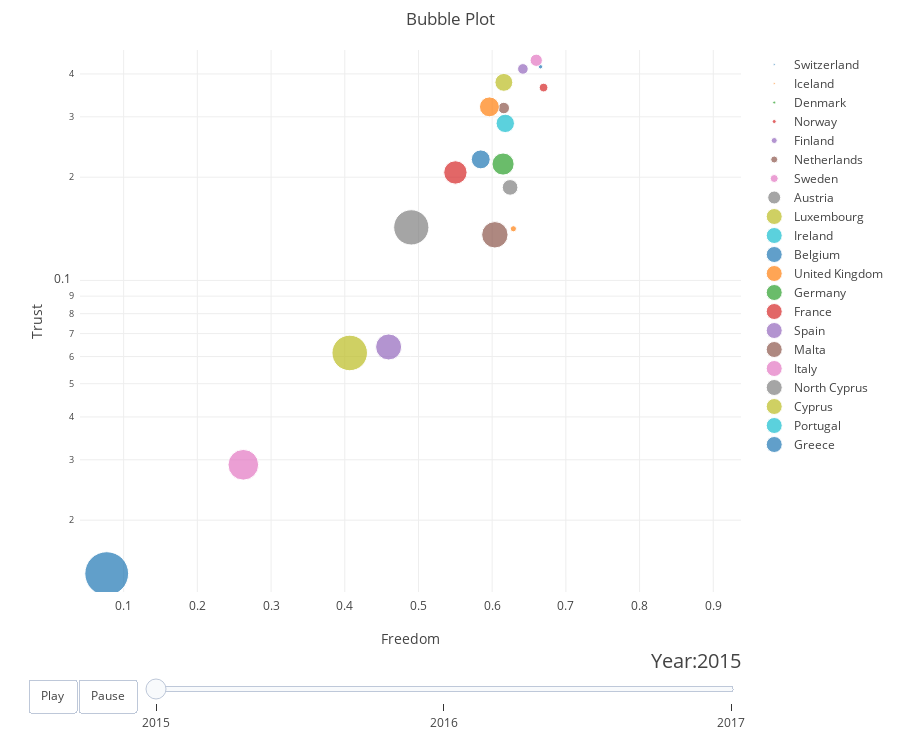

The cell this chart's notebook holds for it:
### Markdown cell above
## Bubble Plot 

A bubble plot can show three variables rather than the tyical 2 of a scatterplot and how these variables correlate with one another. One of the variable I'll be using is the happiness rank, so that we can see how the rank - as measured by the size of the bubble - correlates with the economy and life expectancy.

### Code cell
from bubbly.bubbly import bubbleplot 


figure = bubbleplot(dataset=data_c[data_c['Region']=='Western Europe'], x_column='Freedom', y_column='Trust (Government Corruption)', 
    bubble_column='Country', time_column='Year', size_column='Happiness Rank', color_column='Country', 
    x_title="Freedom", y_title="Trust", title='Bubble Plot',
    x_logscale=False, y_logscale=True, scale_bubble=0.3, height=750)

iplot(figure)

### Figure 1 — Plotly figure (JSON) as saved in the notebook; plotly's stock layout.template omitted (floating-point values rounded to 4 significant figures)
{"data": [{"marker": {"size": [1], "sizemode": "area", "sizeref": 0.1062}, "mode": "markers", "name": "Switzerland", "text": ["Switzerland"], "type": "scatter", "uid": "3a6b222e-78ae-4937-8fff-ef8fba6e7ba6", "x": [0.6656], "y": [0.4198]}, {"marker": {"size": [2], "sizemode": "area", "sizeref": 0.1062}, "mode": "markers", "name": "Iceland", "text": ["Iceland"], "type": "scatter", "uid": "9fbfb4cb-3f2b-49bb-ae5e-5ebcea885be8", "x": [0.6288], "y": [0.1414]}, {"marker": {"size": [3], "sizemode": "area", "sizeref": 0.1062}, "mode": "markers", "name": "Denmark", "text": ["Denmark"], "type": "scatter", "uid": "5a35180e-2587-41fa-8f0d-2498e41dbb2c", "x": [0.6494], "y": [0.4836]}, {"marker": {"size": [4], "sizemode": "area", "sizeref": 0.1062}, "mode": "markers", "name": "Norway", "text": ["Norway"], "type": "scatter", "uid": "0618431f-8f21-46f2-8622-935b2c06710a", "x": [0.6697], "y": [0.365]}, {"marker": {"size": [6], "sizemode": "area", "sizeref": 0.1062}, "mode": "markers", "name": "Finland", "text": ["Finland"], "type": "scatter", "uid": "e9b95a5c-66b7-44f6-b56b-46d6343172b4", "x": [0.6417], "y": [0.4137]}, {"marker": {"size": [7], "sizemode": "area", "sizeref": 0.1062}, "mode": "markers", "name": "Netherlands", "text": ["Netherlands"], "type": "scatter", "uid": "94c5984a-23c3-4d6a-a926-fa516ac24e27", "x": [0.6158], "y": [0.3181]}, {"marker": {"size": [8], "sizemode": "area", "sizeref": 0.1062}, "mode": "markers", "name": "Sweden", "text": ["Sweden"], "type": "scatter", "uid": "b8b34a4a-fe9d-445b-b235-66fe1c1c180e", "x": [0.6598], "y": [0.4384]}, {"marker": {"size": [13], "sizemode": "area", "sizeref": 0.1062}, "mode": "markers", "name": "Austria", "text": ["Austria"], "type": "scatter", "uid": "a6f735ac-8792-4067-a6d4-e17a392b068f", "x": [0.6243], "y": [0.1868]}, {"marker": {"size": [17], "sizemode": "area", "sizeref": 0.1062}, "mode": "markers", "name": "Luxembourg", "text": ["Luxembourg"], "type": "scatter", "uid": "948c9cdf-7112-4139-98c7-cd13e03257a7", "x": [0.6158], "y": [0.378]}, {"marker": {"size": [18], "sizemode": "area", "sizeref": 0.1062}, "mode": "markers", "name": "Ireland", "text": ["Ireland"], "type": "scatter", "uid": "f1f9cdd9-fd47-49fc-a169-b7bd2e7bfa85", "x": [0.6178], "y": [0.287]}, {"marker": {"size": [19], "sizemode": "area", "sizeref": 0.1062}, "mode": "markers", "name": "Belgium", "text": ["Belgium"], "type": "scatter", "uid": "2b31959d-d038-4faf-baac-05995f7c1272", "x": [0.5845], "y": [0.2254]}, {"marker": {"size": [21], "sizemode": "area", "sizeref": 0.1062}, "mode": "markers", "name": "United Kingdom", "text": ["United Kingdom"], "type": "scatter", "uid": "9bbfb73b-4f22-480c-8858-6babc12e3ec8", "x": [0.5962], "y": [0.3207]}, {"marker": {"size": [26], "sizemode": "area", "sizeref": 0.1062}, "mode": "markers", "name": "Germany", "text": ["Germany"], "type": "scatter", "uid": "31686336-346a-48f2-941d-88a2355b2e3b", "x": [0.6148], "y": [0.2184]}, {"marker": {"size": [29], "sizemode": "area", "sizeref": 0.1062}, "mode": "markers", "name": "France", "text": ["France"], "type": "scatter", "uid": "ddfe2db1-fdad-46f2-90d4-59d8de955584", "x": [0.5501], "y": [0.2065]}, {"marker": {"size": [36], "sizemode": "area", "sizeref": 0.1062}, "mode": "markers", "name": "Spain", "text": ["Spain"], "type": "scatter", "uid": "38f2d160-7941-47d2-8fd5-d3d1bfd6a796", "x": [0.4595], "y": [0.06398]}, {"marker": {"size": [37], "sizemode": "area", "sizeref": 0.1062}, "mode": "markers", "name": "Malta", "text": ["Malta"], "type": "scatter", "uid": "25c815ba-8896-4266-83e1-2e050e041d89", "x": [0.6037], "y": [0.1359]}, {"marker": {"size": [50], "sizemode": "area", "sizeref": 0.1062}, "mode": "markers", "name": "Italy", "text": ["Italy"], "type": "scatter", "uid": "fa336dfe-945f-4ee4-ada2-2d91b4589f1d", "x": [0.2624], "y": [0.02901]}, {"marker": {"size": [66], "sizemode": "area", "sizeref": 0.1062}, "mode": "markers", "name": "North Cyprus", "text": ["North Cyprus"], "type": "scatter", "uid": "f92ab419-0a14-4f07-84db-5ad7a4b963cd", "x": [0.4903], "y": [0.1428]}, {"marker": {"size": [67], "sizemode": "area", "sizeref": 0.1062}, "mode": "markers", "name": "Cyprus", "text": ["Cyprus"], "type": "scatter", "uid": "a0c92f12-8c1c-4095-9994-449bf130d557", "x": [0.4067], "y": [0.06146]}, {"marker": {"size": [88], "sizemode": "area", "sizeref": 0.1062}, "mode": "markers", "name": "Portugal", "text": ["Portugal"], "type": "scatter", "uid": "0440f928-8335-479a-8bc5-6be6b42f0e93", "x": [0.5147], "y": [0.01078]}, {"marker": {"size": [102], "sizemode": "area", "sizeref": 0.1062}, "mode": "markers", "name": "Greece", "text": ["Greece"], "type": "scatter", "uid": "9b82f338-b2bc-45ec-b0f7-a1110832ee9f", "x": [0.07699], "y": [0.01397]}], "layout": {"height": 750, "hovermode": "closest", "margin": {"b": 50, "pad": 5, "t": 50}, "showlegend": true, "sliders": [{"active": 0, "currentvalue": {"font": {"size": 20}, "prefix": "Year:", "visible": true, "xanchor": "right"}, "len": 0.9, "pad": {"b": 10, "t": 50}, "steps": [{"args": [[2015], {"frame": {"duration": 300, "redraw": false}, "mode": "immediate", "transition": {"duration": 300}}], "label": "2015", "method": "animate"}, {"args": [[2016], {"frame": {"duration": 300, "redraw": false}, "mode": "immediate", "transition": {"duration": 300}}], "label": "2016", "method": "animate"}, {"args": [[2017], {"frame": {"duration": 300, "redraw": false}, "mode": "immediate", "transition": {"duration": 300}}], "label": "2017", "method": "animate"}], "transition": {"duration": 300, "easing": "cubic-in-out"}, "x": 0.1, "xanchor": "left", "y": 0, "yanchor": "top"}], "title": {"text": "Bubble Plot"}, "updatemenus": [{"buttons": [{"args": [null, {"frame": {"duration": 500, "redraw": false}, "fromcurrent": true, "transition": {"duration": 300, "easing": "quadratic-in-out"}}], "label": "Play", "method": "animate"}, {"args": [[null], {"frame": {"duration": 0, "redraw": false}, "mode": "immediate", "transition": {"duration": 0}}], "label": "Pause", "method": "animate"}], "direction": "left", "pad": {"r": 10, "t": 87}, "showactive": false, "type": "buttons", "x": 0.1, "xanchor": "right", "y": 0, "yanchor": "top"}], "xaxis": {"autorange": false, "range": [0.04075, 0.9376], "title": {"text": "Freedom"}}, "yaxis": {"autorange": false, "range": [-1.908, -0.3282], "title": {"text": "Trust"}, "type": "log"}}}
